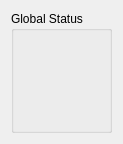
<?xml version="1.0" encoding="UTF-8"?>
<ui version="4.0">
 <class>formGlobalStatus</class>
 <widget class="QDialog" name="formGlobalStatus">
  <property name="geometry">
   <rect>
    <x>0</x>
    <y>0</y>
    <width>122</width>
    <height>144</height>
   </rect>
  </property>
  <property name="windowTitle">
   <string>Status bits</string>
  </property>
  <layout class="QGridLayout">
   <item row="0" column="0" colspan="2">
    <widget class="QGroupBox" name="ledGroup">
     <property name="title">
      <string>Global Status</string>
     </property>
     <layout class="QGridLayout"/>
    </widget>
   </item>
  </layout>
 </widget>
 <layoutdefault spacing="6" margin="11"/>
 <pixmapfunction>qPixmapFromMimeSource</pixmapfunction>
 <resources/>
 <connections/>
</ui>
